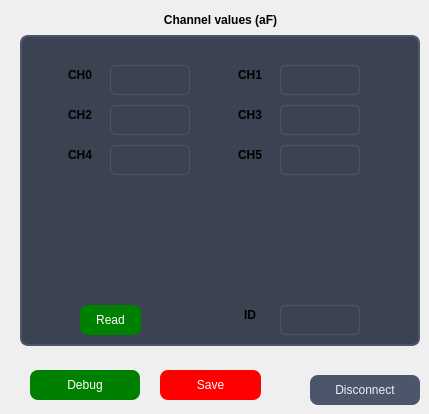
    <widget class="QWidget" name="board_controls">
     <widget class="QPushButton" name="board_disc">
      <property name="geometry">
       <rect>
        <x>310</x>
        <y>375</y>
        <width>110</width>
        <height>30</height>
       </rect>
      </property>
      <property name="styleSheet">
       <string notr="true">QPushButton {
    background-color: #4C566A;
    color: #ECEFF4;
    border-radius: 8px;
    padding: 6px 12px;
}

QPushButton:hover {
    background-color: #5E81AC;
}

QPushButton:pressed {
    background-color: #88C0D0;
}</string>
      </property>
      <property name="text">
       <string>Disconnect</string>
      </property>
     </widget>
     <widget class="QFrame" name="frame">
      <property name="geometry">
       <rect>
        <x>20</x>
        <y>35</y>
        <width>400</width>
        <height>311</height>
       </rect>
      </property>
      <property name="styleSheet">
       <string notr="true">/* General Frame Styling */
QFrame {
    background-color: #3B4252;  /* Dark background */
    border: 2px solid #4C566A; /* Subtle border */
    border-radius: 8px;
}

/* Frame with Sunken Style */
QFrame[sunken=&quot;true&quot;] {
    border: 2px inset #4C566A;
}

/* Frame with Raised Style */
QFrame[raised=&quot;true&quot;] {
    border: 2px outset #4C566A;
}

/* Styling for a Specific Frame Object (Replace 'myFrame' with your object name) */
#myFrame {
    background-color: #434C5E;
    border: 2px solid #88C0D0;
    border-radius: 10px;
}</string>
      </property>
      <property name="frameShape">
       <enum>QFrame::WinPanel</enum>
      </property>
      <property name="frameShadow">
       <enum>QFrame::Plain</enum>
      </property>
      <property name="lineWidth">
       <number>5</number>
      </property>
      <widget class="QLabel" name="label_10">
       <property name="geometry">
        <rect>
         <x>10</x>
         <y>60</y>
         <width>100</width>
         <height>40</height>
        </rect>
       </property>
       <property name="styleSheet">
        <string notr="true">QLabel {
    font-weight: bold;
    font-size: 12px;
    border: none;
}</string>
       </property>
       <property name="text">
        <string>CH2</string>
       </property>
       <property name="alignment">
        <set>Qt::AlignCenter</set>
       </property>
       <property name="wordWrap">
        <bool>true</bool>
       </property>
      </widget>
      <widget class="QLabel" name="label_3">
       <property name="geometry">
        <rect>
         <x>10</x>
         <y>20</y>
         <width>100</width>
         <height>40</height>
        </rect>
       </property>
       <property name="styleSheet">
        <string notr="true">QLabel {
    font-weight: bold;
    font-size: 12px;
    border: none;
}</string>
       </property>
       <property name="text">
        <string>CH0</string>
       </property>
       <property name="alignment">
        <set>Qt::AlignCenter</set>
       </property>
       <property name="wordWrap">
        <bool>true</bool>
       </property>
      </widget>
      <widget class="QLabel" name="label_4">
       <property name="geometry">
        <rect>
         <x>180</x>
         <y>20</y>
         <width>100</width>
         <height>40</height>
        </rect>
       </property>
       <property name="styleSheet">
        <string notr="true">QLabel {
    font-weight: bold;
    font-size: 12px;
    border: none;
}</string>
       </property>
       <property name="text">
        <string>CH1</string>
       </property>
       <property name="alignment">
        <set>Qt::AlignCenter</set>
       </property>
       <property name="wordWrap">
        <bool>true</bool>
       </property>
      </widget>
      <widget class="QLabel" name="label_12">
       <property name="geometry">
        <rect>
         <x>180</x>
         <y>60</y>
         <width>100</width>
         <height>40</height>
        </rect>
       </property>
       <property name="styleSheet">
        <string notr="true">QLabel {
    font-weight: bold;
    font-size: 12px;
    border: none;
}</string>
       </property>
       <property name="text">
        <string>CH3</string>
       </property>
       <property name="alignment">
        <set>Qt::AlignCenter</set>
       </property>
       <property name="wordWrap">
        <bool>true</bool>
       </property>
      </widget>
      <widget class="QLabel" name="label_13">
       <property name="geometry">
        <rect>
         <x>10</x>
         <y>100</y>
         <width>100</width>
         <height>40</height>
        </rect>
       </property>
       <property name="styleSheet">
        <string notr="true">QLabel {
    font-weight: bold;
    font-size: 12px;
    border: none;
}</string>
       </property>
       <property name="text">
        <string>CH4</string>
       </property>
       <property name="alignment">
        <set>Qt::AlignCenter</set>
       </property>
       <property name="wordWrap">
        <bool>true</bool>
       </property>
      </widget>
      <widget class="QLabel" name="board_ch0_read">
       <property name="geometry">
        <rect>
         <x>90</x>
         <y>30</y>
         <width>80</width>
         <height>30</height>
        </rect>
       </property>
       <property name="styleSheet">
        <string notr="true">QLabel {
    background-color: #3B4252;  /* Dark background to match the input style */
    color: #ECEFF4;  /* Light text color for readability */
    border: 1px solid #4C566A;  /* Soft border like input fields */
    border-radius: 6px;  /* Rounded corners for a consistent look */
    padding: 4px;  /* Padding around the text for cleaner spacing */
    text-align: center;
}

QLabel:hover {
    border: 1px solid #88C0D0;  /* Border color change on hover (optional) */
}

QLabel:focus {
    border: 1px solid #88C0D0;  /* Highlighted border when focused (optional) */
}
</string>
       </property>
       <property name="text">
        <string/>
       </property>
      </widget>
      <widget class="QLabel" name="board_ch1_read">
       <property name="geometry">
        <rect>
         <x>260</x>
         <y>30</y>
         <width>80</width>
         <height>30</height>
        </rect>
       </property>
       <property name="styleSheet">
        <string notr="true">QLabel {
    background-color: #3B4252;  /* Dark background to match the input style */
    color: #ECEFF4;  /* Light text color for readability */
    border: 1px solid #4C566A;  /* Soft border like input fields */
    border-radius: 6px;  /* Rounded corners for a consistent look */
    padding: 4px;  /* Padding around the text for cleaner spacing */
    text-align: center;
}

QLabel:hover {
    border: 1px solid #88C0D0;  /* Border color change on hover (optional) */
}

QLabel:focus {
    border: 1px solid #88C0D0;  /* Highlighted border when focused (optional) */
}
</string>
       </property>
       <property name="text">
        <string/>
       </property>
      </widget>
      <widget class="QLabel" name="board_ch2_read">
       <property name="geometry">
        <rect>
         <x>90</x>
         <y>70</y>
         <width>80</width>
         <height>30</height>
        </rect>
       </property>
       <property name="styleSheet">
        <string notr="true">QLabel {
    background-color: #3B4252;  /* Dark background to match the input style */
    color: #ECEFF4;  /* Light text color for readability */
    border: 1px solid #4C566A;  /* Soft border like input fields */
    border-radius: 6px;  /* Rounded corners for a consistent look */
    padding: 4px;  /* Padding around the text for cleaner spacing */
    text-align: center;
}

QLabel:hover {
    border: 1px solid #88C0D0;  /* Border color change on hover (optional) */
}

QLabel:focus {
    border: 1px solid #88C0D0;  /* Highlighted border when focused (optional) */
}
</string>
       </property>
       <property name="text">
        <string/>
       </property>
      </widget>
      <widget class="QLabel" name="board_ch3_read">
       <property name="geometry">
        <rect>
         <x>260</x>
         <y>70</y>
         <width>80</width>
         <height>30</height>
        </rect>
       </property>
       <property name="styleSheet">
        <string notr="true">QLabel {
    background-color: #3B4252;  /* Dark background to match the input style */
    color: #ECEFF4;  /* Light text color for readability */
    border: 1px solid #4C566A;  /* Soft border like input fields */
    border-radius: 6px;  /* Rounded corners for a consistent look */
    padding: 4px;  /* Padding around the text for cleaner spacing */
    text-align: center;
}

QLabel:hover {
    border: 1px solid #88C0D0;  /* Border color change on hover (optional) */
}

QLabel:focus {
    border: 1px solid #88C0D0;  /* Highlighted border when focused (optional) */
}
</string>
       </property>
       <property name="text">
        <string/>
       </property>
      </widget>
      <widget class="QLabel" name="board_ch4_read">
       <property name="geometry">
        <rect>
         <x>90</x>
         <y>110</y>
         <width>80</width>
         <height>30</height>
        </rect>
       </property>
       <property name="styleSheet">
        <string notr="true">QLabel {
    background-color: #3B4252;  /* Dark background to match the input style */
    color: #ECEFF4;  /* Light text color for readability */
    border: 1px solid #4C566A;  /* Soft border like input fields */
    border-radius: 6px;  /* Rounded corners for a consistent look */
    padding: 4px;  /* Padding around the text for cleaner spacing */
    text-align: center;
}

QLabel:hover {
    border: 1px solid #88C0D0;  /* Border color change on hover (optional) */
}

QLabel:focus {
    border: 1px solid #88C0D0;  /* Highlighted border when focused (optional) */
}
</string>
       </property>
       <property name="text">
        <string/>
       </property>
      </widget>
      <widget class="QLabel" name="label_18">
       <property name="geometry">
        <rect>
         <x>180</x>
         <y>100</y>
         <width>100</width>
         <height>40</height>
        </rect>
       </property>
       <property name="styleSheet">
        <string notr="true">QLabel {
    font-weight: bold;
    font-size: 12px;
    border: none;
}</string>
       </property>
       <property name="text">
        <string>CH5</string>
       </property>
       <property name="alignment">
        <set>Qt::AlignCenter</set>
       </property>
       <property name="wordWrap">
        <bool>true</bool>
       </property>
      </widget>
      <widget class="QLabel" name="board_ch5_read">
       <property name="geometry">
        <rect>
         <x>260</x>
         <y>110</y>
         <width>80</width>
         <height>30</height>
        </rect>
       </property>
       <property name="styleSheet">
        <string notr="true">QLabel {
    background-color: #3B4252;  /* Dark background to match the input style */
    color: #ECEFF4;  /* Light text color for readability */
    border: 1px solid #4C566A;  /* Soft border like input fields */
    border-radius: 6px;  /* Rounded corners for a consistent look */
    padding: 4px;  /* Padding around the text for cleaner spacing */
    text-align: center;
}

QLabel:hover {
    border: 1px solid #88C0D0;  /* Border color change on hover (optional) */
}

QLabel:focus {
    border: 1px solid #88C0D0;  /* Highlighted border when focused (optional) */
}
</string>
       </property>
       <property name="text">
        <string/>
       </property>
       <property name="alignment">
        <set>Qt::AlignCenter</set>
       </property>
      </widget>
      <widget class="QLabel" name="label_25">
       <property name="geometry">
        <rect>
         <x>180</x>
         <y>260</y>
         <width>100</width>
         <height>40</height>
        </rect>
       </property>
       <property name="styleSheet">
        <string notr="true">QLabel {
    font-weight: bold;
    font-size: 12px;
    border: none;
}</string>
       </property>
       <property name="text">
        <string>ID</string>
       </property>
       <property name="alignment">
        <set>Qt::AlignCenter</set>
       </property>
       <property name="wordWrap">
        <bool>true</bool>
       </property>
      </widget>
      <widget class="QLabel" name="board_id_read">
       <property name="geometry">
        <rect>
         <x>260</x>
         <y>270</y>
         <width>80</width>
         <height>30</height>
        </rect>
       </property>
       <property name="styleSheet">
        <string notr="true">QLabel {
    background-color: #3B4252;  /* Dark background to match the input style */
    color: #ECEFF4;  /* Light text color for readability */
    border: 1px solid #4C566A;  /* Soft border like input fields */
    border-radius: 6px;  /* Rounded corners for a consistent look */
    padding: 4px;  /* Padding around the text for cleaner spacing */
    text-align: center;
}

QLabel:hover {
    border: 1px solid #88C0D0;  /* Border color change on hover (optional) */
}

QLabel:focus {
    border: 1px solid #88C0D0;  /* Highlighted border when focused (optional) */
}
</string>
       </property>
       <property name="text">
        <string/>
       </property>
       <property name="alignment">
        <set>Qt::AlignCenter</set>
       </property>
      </widget>
      <widget class="QPushButton" name="board_read_data">
       <property name="enabled">
        <bool>true</bool>
       </property>
       <property name="geometry">
        <rect>
         <x>60</x>
         <y>270</y>
         <width>61</width>
         <height>30</height>
        </rect>
       </property>
       <property name="styleSheet">
        <string notr="true">QPushButton {
    background-color: green;
    color: white;
    border-radius: 8px;
    padding: 6px 12px;
}

QPushButton:hover {
    background-color: #5E81AC;
}

QPushButton:pressed {
    background-color: #88C0D0;
}</string>
       </property>
       <property name="text">
        <string>Read</string>
       </property>
      </widget>
     </widget>
     <widget class="QLabel" name="label_11">
      <property name="geometry">
       <rect>
        <x>150</x>
        <y>5</y>
        <width>141</width>
        <height>30</height>
       </rect>
      </property>
      <property name="styleSheet">
       <string notr="true">QLabel {
    font-weight: bold;
    font-size: 12px;
    border: none;
}</string>
      </property>
      <property name="text">
       <string>Channel values (aF)</string>
      </property>
      <property name="alignment">
       <set>Qt::AlignCenter</set>
      </property>
      <property name="wordWrap">
       <bool>true</bool>
      </property>
     </widget>
     <widget class="QPushButton" name="debug_mode">
      <property name="geometry">
       <rect>
        <x>30</x>
        <y>370</y>
        <width>110</width>
        <height>30</height>
       </rect>
      </property>
      <property name="styleSheet">
       <string notr="true">QPushButton {
    background-color: green;
    color: white;
    border-radius: 8px;
    padding: 6px 12px;
}

QPushButton:hover {
    background-color: #5E81AC;
}

QPushButton:pressed {
    background-color: #88C0D0;
}</string>
      </property>
      <property name="text">
       <string>Debug</string>
      </property>
     </widget>
     <widget class="QPushButton" name="debug_save">
      <property name="geometry">
       <rect>
        <x>160</x>
        <y>370</y>
        <width>101</width>
        <height>30</height>
       </rect>
      </property>
      <property name="styleSheet">
       <string notr="true">QPushButton {
    background-color: red;
    color: white;
    border-radius: 8px;
    padding: 6px 12px;
}

QPushButton:hover {
    background-color: #5E81AC;
}

QPushButton:pressed {
    background-color: #88C0D0;
}</string>
      </property>
      <property name="text">
       <string>Save</string>
      </property>
     </widget>
     <zorder>frame</zorder>
     <zorder>board_disc</zorder>
     <zorder>label_11</zorder>
     <zorder>debug_mode</zorder>
     <zorder>debug_save</zorder>
    </widget>
